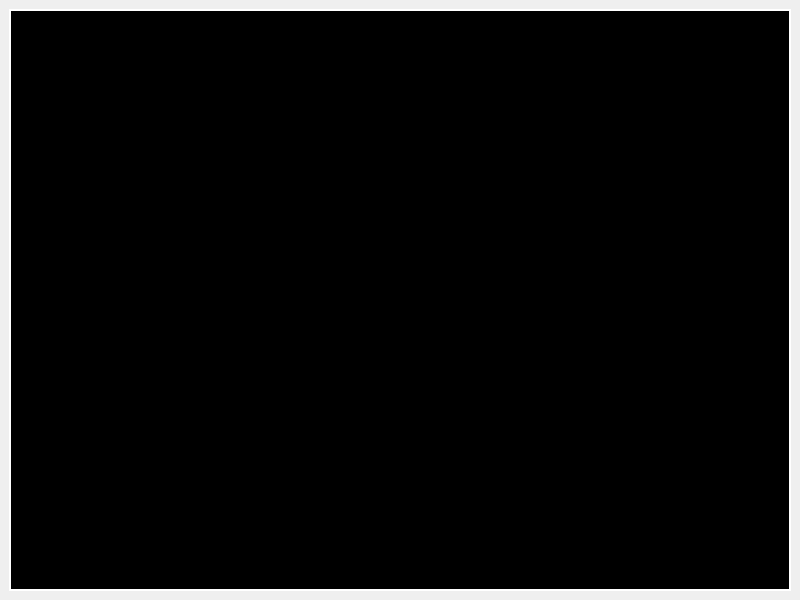
<?xml version="1.0" encoding="UTF-8"?>
<ui version="4.0">
 <class>PlayMusicWindow</class>
 <widget class="QMainWindow" name="PlayMusicWindow">
  <property name="geometry">
   <rect>
    <x>0</x>
    <y>0</y>
    <width>800</width>
    <height>600</height>
   </rect>
  </property>
  <property name="windowTitle">
   <string>MainWindow</string>
  </property>
  <property name="styleSheet">
   <string notr="true">PlayMusicWindow{
background-color: rgb(0, 0, 0);
}

QTabWidget{	
	     font: 14pt &quot;Arial&quot;;
         border:2px solid  rgb(255, 255, 255);
         color: rgb(255, 255, 255);
	     background-color: rgb(0, 0, 0);
	     border-color: rgb(255, 255, 255);
}

QTabWidget::pane{
	     font: 14pt &quot;Arial&quot;;
         border:2px solid  rgb(255, 255, 255);
         color: rgb(255, 255, 255);
	     background-color: rgb(0, 0, 0);
	     border-color: rgb(255, 255, 255);
    
}
QTabWidget::tab-bar{
         font: 14pt &quot;Arial&quot;;
         border:2px solid  rgb(255, 255, 255);
         color: rgb(255, 255, 255);
	     background-color: rgb(0, 0, 0);
         min-height:50px;
         min-width: 80px;
	     border-color: rgb(255, 255, 255);
}
QTabBar::tab{
	background: rgb(0, 0, 0);
	color:white;
	min-width:30ex;
	min-height:10ex;
}
QTabBar::tab:hover{
background-color: #003366; 
}
QTabBar::tab:selected{
     background-color: rgb(255, 255, 255);
	 color: rgb(0, 0, 255);
}</string>
  </property>
  <widget class="QWidget" name="centralwidget">
   <layout class="QGridLayout" name="gridLayout_2">
    <item row="0" column="0">
     <layout class="QGridLayout" name="gridLayout">
      <item row="0" column="0">
       <widget class="QTabWidget" name="musicPlayerTabView">
        <property name="currentIndex">
         <number>-1</number>
        </property>
       </widget>
      </item>
     </layout>
    </item>
   </layout>
  </widget>
 </widget>
 <resources/>
 <connections/>
</ui>
